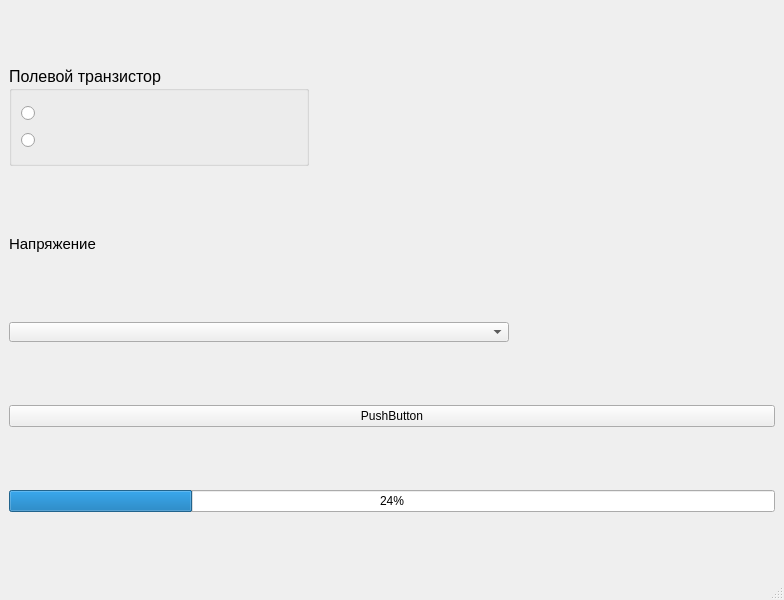
<?xml version="1.0" encoding="UTF-8"?>
<ui version="4.0">
 <class>MainWindow</class>
 <widget class="QMainWindow" name="MainWindow">
  <property name="geometry">
   <rect>
    <x>0</x>
    <y>0</y>
    <width>784</width>
    <height>600</height>
   </rect>
  </property>
  <property name="windowTitle">
   <string>MainWindow</string>
  </property>
  <widget class="QWidget" name="centralwidget">
   <layout class="QGridLayout" name="gridLayout">
    <item row="0" column="0">
     <widget class="QGroupBox" name="gB_trType">
      <property name="maximumSize">
       <size>
        <width>300</width>
        <height>100</height>
       </size>
      </property>
      <property name="font">
       <font>
        <pointsize>12</pointsize>
       </font>
      </property>
      <property name="title">
       <string>Полевой транзистор</string>
      </property>
      <layout class="QVBoxLayout" name="verticalLayout">
       <item>
        <widget class="QRadioButton" name="rB_nCh">
         <property name="text">
          <string/>
         </property>
        </widget>
       </item>
       <item>
        <widget class="QRadioButton" name="rB_pCh">
         <property name="text">
          <string/>
         </property>
        </widget>
       </item>
      </layout>
     </widget>
    </item>
    <item row="1" column="0">
     <widget class="QLabel" name="label">
      <property name="minimumSize">
       <size>
        <width>0</width>
        <height>0</height>
       </size>
      </property>
      <property name="maximumSize">
       <size>
        <width>100</width>
        <height>30</height>
       </size>
      </property>
      <property name="font">
       <font>
        <pointsize>11</pointsize>
       </font>
      </property>
      <property name="text">
       <string>Напряжение</string>
      </property>
     </widget>
    </item>
    <item row="2" column="0">
     <widget class="QComboBox" name="cB_volt">
      <property name="minimumSize">
       <size>
        <width>300</width>
        <height>0</height>
       </size>
      </property>
      <property name="maximumSize">
       <size>
        <width>500</width>
        <height>20</height>
       </size>
      </property>
      <property name="font">
       <font>
        <pointsize>11</pointsize>
       </font>
      </property>
      <property name="editable">
       <bool>false</bool>
      </property>
      <property name="currentIndex">
       <number>-1</number>
      </property>
      <property name="insertPolicy">
       <enum>QComboBox::InsertPolicy::InsertAtBottom</enum>
      </property>
     </widget>
    </item>
    <item row="3" column="0">
     <widget class="QPushButton" name="pB">
      <property name="minimumSize">
       <size>
        <width>700</width>
        <height>0</height>
       </size>
      </property>
      <property name="text">
       <string>PushButton</string>
      </property>
     </widget>
    </item>
    <item row="4" column="0">
     <widget class="QProgressBar" name="progressBar">
      <property name="value">
       <number>24</number>
      </property>
     </widget>
    </item>
   </layout>
  </widget>
  <widget class="QMenuBar" name="menubar">
   <property name="geometry">
    <rect>
     <x>0</x>
     <y>0</y>
     <width>784</width>
     <height>22</height>
    </rect>
   </property>
  </widget>
  <widget class="QStatusBar" name="statusbar"/>
 </widget>
 <resources/>
 <connections/>
</ui>
